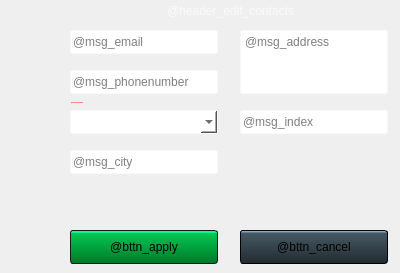
       <widget class="QWidget" name="page_edit_contacts">
        <property name="styleSheet">
         <string notr="true">QComboBox, QLineEdit, QPlainTextEdit {
    background-color: white;
    border: 1px solid rgba(250, 250, 250, 150);
    border-radius: 2px;
}

QComboBox::drop-down {
    border: none;
	background-position: top;
	background-repeat: no-repeat;
	background-attachment: fixed;    
	
	background-image: url(:/textures/Common/icons/combobox_arrow.png);
}</string>
        </property>
        <widget class="CountryComboBox" name="input_country">
         <property name="geometry">
          <rect>
           <x>70</x>
           <y>110</y>
           <width>148</width>
           <height>24</height>
          </rect>
         </property>
         <property name="minimumSize">
          <size>
           <width>148</width>
           <height>24</height>
          </size>
         </property>
         <property name="maximumSize">
          <size>
           <width>148</width>
           <height>24</height>
          </size>
         </property>
         <property name="styleSheet">
          <string notr="true">color: #191919;</string>
         </property>
         <property name="currentText">
          <string/>
         </property>
         <property name="currentIndex">
          <number>-1</number>
         </property>
        </widget>
        <widget class="PostIndexLineEdit" name="input_index">
         <property name="geometry">
          <rect>
           <x>240</x>
           <y>110</y>
           <width>148</width>
           <height>24</height>
          </rect>
         </property>
         <property name="minimumSize">
          <size>
           <width>148</width>
           <height>24</height>
          </size>
         </property>
         <property name="maximumSize">
          <size>
           <width>148</width>
           <height>24</height>
          </size>
         </property>
         <property name="toolTip">
          <string>@Tooltip_Change_contact_index_98</string>
         </property>
         <property name="text">
          <string/>
         </property>
         <property name="placeholderText">
          <string>@msg_index</string>
         </property>
        </widget>
        <widget class="NotEmptyPlainTextEdit" name="input_address">
         <property name="geometry">
          <rect>
           <x>240</x>
           <y>30</y>
           <width>148</width>
           <height>64</height>
          </rect>
         </property>
         <property name="sizePolicy">
          <sizepolicy hsizetype="Expanding" vsizetype="Preferred">
           <horstretch>0</horstretch>
           <verstretch>0</verstretch>
          </sizepolicy>
         </property>
         <property name="minimumSize">
          <size>
           <width>148</width>
           <height>64</height>
          </size>
         </property>
         <property name="maximumSize">
          <size>
           <width>148</width>
           <height>64</height>
          </size>
         </property>
         <property name="baseSize">
          <size>
           <width>0</width>
           <height>60</height>
          </size>
         </property>
         <property name="toolTip">
          <string>@Tooltip_Change_contact_address_99</string>
         </property>
         <property name="placeholderText">
          <string>@msg_address</string>
         </property>
        </widget>
        <widget class="NotEmptyLineEdit" name="input_city">
         <property name="geometry">
          <rect>
           <x>70</x>
           <y>150</y>
           <width>148</width>
           <height>24</height>
          </rect>
         </property>
         <property name="minimumSize">
          <size>
           <width>148</width>
           <height>24</height>
          </size>
         </property>
         <property name="maximumSize">
          <size>
           <width>148</width>
           <height>24</height>
          </size>
         </property>
         <property name="toolTip">
          <string>@Tooltip_Change_contact_city_98</string>
         </property>
         <property name="text">
          <string/>
         </property>
         <property name="placeholderText">
          <string>@msg_city</string>
         </property>
        </widget>
        <widget class="QPushButton" name="bttn_apply">
         <property name="geometry">
          <rect>
           <x>70</x>
           <y>230</y>
           <width>148</width>
           <height>34</height>
          </rect>
         </property>
         <property name="sizePolicy">
          <sizepolicy hsizetype="Fixed" vsizetype="Fixed">
           <horstretch>0</horstretch>
           <verstretch>0</verstretch>
          </sizepolicy>
         </property>
         <property name="minimumSize">
          <size>
           <width>148</width>
           <height>34</height>
          </size>
         </property>
         <property name="maximumSize">
          <size>
           <width>148</width>
           <height>34</height>
          </size>
         </property>
         <property name="cursor">
          <cursorShape>PointingHandCursor</cursorShape>
         </property>
         <property name="styleSheet">
          <string notr="true">QPushButton{
border: 1px solid #191919;
border-radius: 3px;
background-color: qlineargradient(spread:pad, x1:0, y1:1, x2:0, y2:0, stop:0 rgba(0, 121, 40, 255), stop:0.93 rgba(0, 199, 83, 255), stop:0.94 rgba(0, 250, 158, 255), stop:1 rgba(0, 250, 158, 255));
}

QPushButton:hover {
    background-color: qlineargradient(spread:pad, x1:0, y1:1, x2:0, y2:0, stop:0 rgba(0, 121, 40, 255), stop:0.95 rgba(0, 250, 158, 255), stop:1 rgba(0, 250, 158, 255));
}

QPushButton:pressed
{
	background-color: qlineargradient(spread:pad, x1:0, y1:1, x2:0, y2:0, stop:0 rgba(0, 41, 20, 255), stop:0.95 rgba(0, 90, 55, 255), stop:1 rgba(0, 90, 50, 255));
}

QPushButton:disabled {
    border: 1px solid rgba(25, 25, 25, 166);
    color: rgba(250, 250, 250, 166);
background-color: qlineargradient(spread:pad, x1:0, y1:1, x2:0, y2:0, stop:0 rgba(0, 121, 40, 166), stop:0.94 rgba(0, 199, 83, 166), stop:0.95 rgba(0, 250, 158, 166), stop:1 rgba(0, 250, 158, 166));
}

</string>
         </property>
         <property name="text">
          <string>@bttn_apply</string>
         </property>
        </widget>
        <widget class="QPushButton" name="bttn_cancel">
         <property name="geometry">
          <rect>
           <x>240</x>
           <y>230</y>
           <width>148</width>
           <height>34</height>
          </rect>
         </property>
         <property name="sizePolicy">
          <sizepolicy hsizetype="Fixed" vsizetype="Fixed">
           <horstretch>0</horstretch>
           <verstretch>0</verstretch>
          </sizepolicy>
         </property>
         <property name="minimumSize">
          <size>
           <width>148</width>
           <height>34</height>
          </size>
         </property>
         <property name="maximumSize">
          <size>
           <width>148</width>
           <height>34</height>
          </size>
         </property>
         <property name="cursor">
          <cursorShape>PointingHandCursor</cursorShape>
         </property>
         <property name="styleSheet">
          <string notr="true">QPushButton{
	background-color: qlineargradient(spread:pad, x1:0, y1:1, x2:0, y2:0, stop:0 rgba(34, 43, 49, 255), stop:0.93 rgba(69, 89, 99, 255), stop:0.95 rgba(131, 171, 190, 255), stop:1 rgba(131, 171, 190, 255));
border: 1px solid black;
border-radius: 3px;
}

QPushButton:hover {
background-color: qlineargradient(spread:pad, x1:0, y1:1, x2:0, y2:0, stop:0 rgba(205, 55, 33, 215), stop:0.33 rgba(69, 24, 22, 225), stop:0.94 rgba(69, 89, 99, 255), stop:0.95 rgba(121, 131, 150, 255), stop:1 rgba(131, 171, 190, 255));
}

QPushButton:pressed{
	background-color: qlineargradient(spread:pad, x1:0, y1:1, x2:0, y2:0, stop:0 rgba(21, 13, 14, 255), stop:0.93 rgba(3, 4, 2, 255), stop:0.95 rgba(33, 36, 41, 255), stop:1 rgba(41, 41, 44, 255));
}</string>
         </property>
         <property name="text">
          <string>@bttn_cancel</string>
         </property>
        </widget>
        <widget class="PhoneNumberLineEdit" name="input_phone">
         <property name="geometry">
          <rect>
           <x>70</x>
           <y>70</y>
           <width>148</width>
           <height>24</height>
          </rect>
         </property>
         <property name="minimumSize">
          <size>
           <width>148</width>
           <height>24</height>
          </size>
         </property>
         <property name="maximumSize">
          <size>
           <width>148</width>
           <height>24</height>
          </size>
         </property>
         <property name="styleSheet">
          <string notr="true"/>
         </property>
         <property name="inputMask">
          <string/>
         </property>
         <property name="placeholderText">
          <string>@msg_phonenumber</string>
         </property>
        </widget>
        <widget class="EmailLineEdit" name="input_email">
         <property name="geometry">
          <rect>
           <x>70</x>
           <y>30</y>
           <width>148</width>
           <height>24</height>
          </rect>
         </property>
         <property name="minimumSize">
          <size>
           <width>148</width>
           <height>24</height>
          </size>
         </property>
         <property name="maximumSize">
          <size>
           <width>148</width>
           <height>24</height>
          </size>
         </property>
         <property name="text">
          <string/>
         </property>
         <property name="placeholderText">
          <string>@msg_email</string>
         </property>
        </widget>
        <widget class="QLabel" name="header_edit_contacts">
         <property name="geometry">
          <rect>
           <x>70</x>
           <y>0</y>
           <width>321</width>
           <height>21</height>
          </rect>
         </property>
         <property name="styleSheet">
          <string notr="true">QLabel {
    font: 14px &quot;Open Sans&quot;;
    color: #fafafa;
}</string>
         </property>
         <property name="text">
          <string>@header_edit_contacts</string>
         </property>
         <property name="alignment">
          <set>Qt::AlignCenter</set>
         </property>
        </widget>
        <widget class="InfoMessage" name="imsg_email">
         <property name="geometry">
          <rect>
           <x>70</x>
           <y>56</y>
           <width>148</width>
           <height>13</height>
          </rect>
         </property>
         <property name="minimumSize">
          <size>
           <width>148</width>
           <height>10</height>
          </size>
         </property>
         <property name="maximumSize">
          <size>
           <width>148</width>
           <height>45</height>
          </size>
         </property>
         <property name="font">
          <font>
           <family>Calibri</family>
           <weight>50</weight>
           <italic>false</italic>
           <bold>false</bold>
          </font>
         </property>
         <property name="styleSheet">
          <string notr="true"/>
         </property>
         <property name="text">
          <string/>
         </property>
         <property name="alignment">
          <set>Qt::AlignLeading|Qt::AlignLeft|Qt::AlignVCenter</set>
         </property>
         <property name="wordWrap">
          <bool>true</bool>
         </property>
         <property name="messages" stdset="0">
          <stringlist>
           <string>@msg_incorrect_email</string>
           <string>@msg_email_busy</string>
          </stringlist>
         </property>
         <property name="styles" stdset="0">
          <stringlist notr="true">
           <string>QLabel {color: #ff0000; font: 600 12px &quot;Open Sans&quot;; }</string>
           <string>QLabel {color: #ff0000; font: 600 12px &quot;Open Sans&quot;; }</string>
          </stringlist>
         </property>
         <property name="currentMsgIndex" stdset="0">
          <number>-1</number>
         </property>
        </widget>
        <widget class="QLabel" name="imsg_incorrect_phone">
         <property name="geometry">
          <rect>
           <x>71</x>
           <y>94</y>
           <width>147</width>
           <height>17</height>
          </rect>
         </property>
         <property name="minimumSize">
          <size>
           <width>120</width>
           <height>10</height>
          </size>
         </property>
         <property name="maximumSize">
          <size>
           <width>16777215</width>
           <height>30</height>
          </size>
         </property>
         <property name="font">
          <font>
           <family>Open Sans</family>
           <pointsize>-1</pointsize>
           <weight>75</weight>
           <italic>false</italic>
           <bold>true</bold>
          </font>
         </property>
         <property name="styleSheet">
          <string notr="true">QLabel {color: #ff0000; font: 600 12px &quot;Open Sans&quot;; }</string>
         </property>
         <property name="text">
          <string>@msg_incorrect_number</string>
         </property>
         <property name="wordWrap">
          <bool>true</bool>
         </property>
         <property name="messages" stdset="0">
          <stringlist>
           <string>@msg_incorrect_number</string>
          </stringlist>
         </property>
         <property name="styles" stdset="0">
          <stringlist notr="true">
           <string>QLabel {color: #ff0000; font: 600 12px &quot;Open Sans&quot;; }</string>
          </stringlist>
         </property>
         <property name="currentMsgIndex" stdset="0">
          <number>-1</number>
         </property>
        </widget>
       </widget>
